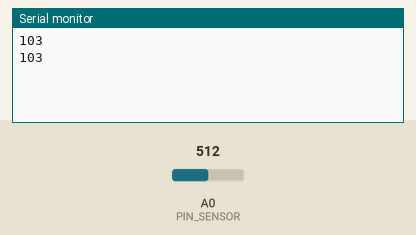
A sketch run on a simulated Arduino Uno, built with avr-gcc and run on an emulated ATmega328P. Parts: the last lines printed to the serial monitor. Inputs (shaded band) come from the test bench; at power-on: A0 (PIN_SENSOR) = 512.

Above: at 1.8 s.
1.9 s: A0 (PIN_SENSOR) set to 716
At 2.5 s:
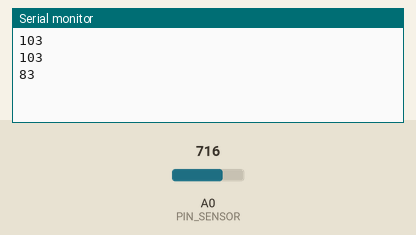
3.4 s: A0 (PIN_SENSOR) set to 900
At 4.8 s:
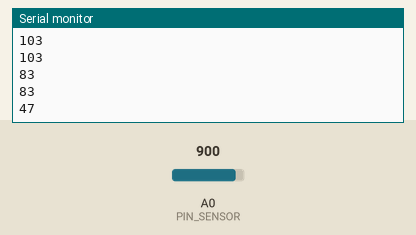
Timing chart, 0 to 6.4 s (numbered marks = the images above; inputs shaded):
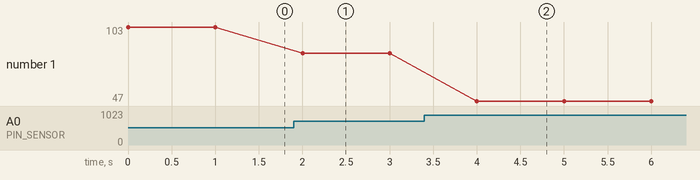

Measured:
- after the input at 1.9 s, the serial monitor: prints a new line after 0.10 s (image 1)
- after the input at 3.4 s, the serial monitor: prints a new line after 0.60 s (image 2)
- plotted number 1: 103 → 83 after the input at 1.9 s, 83 → 47 after the input at 3.4 s

The sketch:

9_8_Code1.ino
```cpp
#define PIN_SENSOR A0

const long referenceMv = 3300;

//interpolación de la distancia a intervalos de 180mV
const int TABLE_ENTRIES = 12;
const int INTERVAL = 180;
static int distance[TABLE_ENTRIES] = { 150, 140, 130, 100, 60, 50, 40, 35, 30, 25, 20, 15 };

int getCentimeter(int mV) {
  if (mV > INTERVAL * TABLE_ENTRIES - 1) return distance[TABLE_ENTRIES - 1];
  else {
    int index = mV / INTERVAL;
    float frac = (mV % 250) / (float)INTERVAL;
    return distance[index] - ((distance[index] - distance[index + 1]) * frac);
  }
}

int getDistance(int sensorPin) {
  int val = analogRead(sensorPin);
  int mV = (val * referenceMv) / 4096;  //4096
  int cm = getCentimeter(mV);
  return cm;
}

void setup() {
  Serial.begin(9600);
  pinMode(PIN_SENSOR, INPUT);
}

void loop() {

  //mostrar valores por pantalla
  Serial.println(getDistance(PIN_SENSOR));
  delay(1000);
}
```
